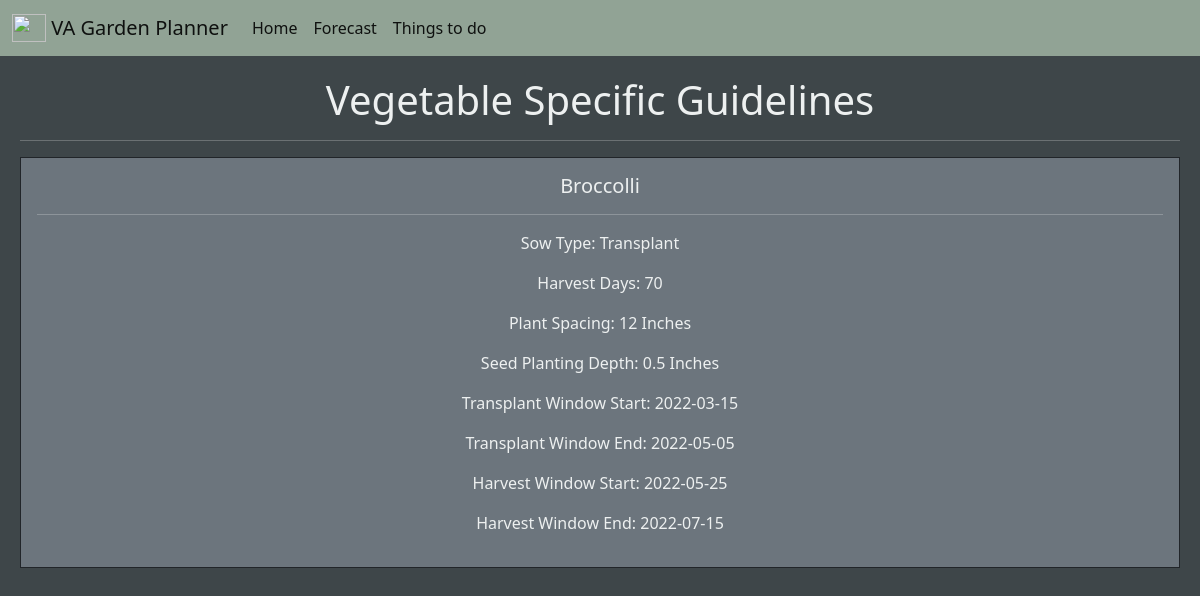
Page /list/Broccolli on the committed database.
### app.py (models this page shows)
class Garden_DB(db.Model):
    id = db.Column(db.Integer, primary_key=True)
    vegetable = db.Column(db.String(200), nullable=False)
    sow_type = db.Column(db.String)  # Direct, Indoors, key used to filter later
    harvest_days = db.Column(db.Integer)  # How many days to harvest
    plant_spacing = db.Column(db.Integer)  # Inches between plants
    seed_depth = db.Column(db.Integer)  # Inches for seed depth
    sow_window_start = db.Column(db.String)  # Window to sow, regardless of sow type
    sow_window_end = db.Column(db.String)  # Window to sow, regardless of sow type
    transplant_window_start = db.Column(db.String)  # Window to transplant if applicable
    transplant_window_end = db.Column(db.String)  # Window to transplant if applicable
    harvest_window_start = db.Column(db.String)  # Window to harvest
    harvest_window_end = db.Column(db.String)  # Window to harvest
    vegetable_picture_url = db.Column(db.String)  # Public URL for vegetable picture
    date_created = db.Column(db.DateTime, default=datetime.utcnow)

### app.py (the view)
@app.route("/list/<get_vegetable>", methods=["GET"])
def get_user_vegetable(get_vegetable):
    transform_vegetable = get_vegetable.title()
    transform_vegetable = (
        db.session.query(Garden_DB).filter_by(vegetable=transform_vegetable).first()
    )
    vegetable = transform_vegetable.vegetable
    sow_type = transform_vegetable.sow_type
    harvest_days = transform_vegetable.harvest_days
    plant_spacing = transform_vegetable.plant_spacing
    seed_depth = transform_vegetable.seed_depth
    if sow_type == "Direct":
        window_start = transform_vegetable.sow_window_start
        window_end = transform_vegetable.sow_window_end
    else:
        window_start = transform_vegetable.transplant_window_start
        window_end = transform_vegetable.transplant_window_end
    harvest_window_start = transform_vegetable.harvest_window_start
    harvest_window_end = transform_vegetable.harvest_window_end
    return render_template(
        "vegetable.html",
        vegetable=vegetable,
        sow_type=sow_type,
        harvest_days=harvest_days,
        plant_spacing=plant_spacing,
        seed_depth=seed_depth,
        window_start=window_start,
        window_end=window_end,
        harvest_window_start=harvest_window_start,
        harvest_window_end=harvest_window_end,
    )

### templates/vegetable.html
{% extends 'base.html' %}
{% block body %}
<div class="container">
    <h1>Vegetable Specific Guidelines</h1>
    <hr>
    <div class="row">
        <div class="col">
            <div class="card-sm-4 border border-dark">
                <div class="card-body bg-secondary ">
                    <h5 class="card-title">{{ vegetable }}</h5>
                    <hr>
                    <p class="text">Sow Type: {{ sow_type }}</p>
                    <p class="text">Harvest Days: {{ harvest_days }}</p>
                    <p class="text">Plant Spacing: {{ plant_spacing }} Inches</p>
                    <p class="text">Seed Planting Depth: {{ seed_depth }} Inches</p>
                    {% if sow_type == "Direct" %}
                    <p class="text">Direct Window Sow Start: {{ window_start }}</p>
                    <p class="text">Direct Window Sow End: {{ window_end }}</p>
                    {% else %}
                    <p class="text">Transplant Window Start: {{ window_start }}</p>
                    <p class="text">Transplant Window End: {{ window_end }}</p>
                    {% endif %}
                    <p class="text">Harvest Window Start: {{ harvest_window_start }}</p>
                    <p class="text">Harvest Window End: {{ harvest_window_end }}</p>
                </div>
            </div>
        </div>
    </div>
</div>
{% endblock %}

### static/css/main.css (style rules this page uses)
.container { max-width: 1200px; padding: 20px; margin-left: auto; margin-right: auto; text-align: center; }
body { background: #3e4649; color: #EDF0F0; }
h1 { color: #EDF0F0; }
.card-body { white-space: normal; word-wrap: break-word; }

### rows in the picture
Garden_DB: vegetable "Broccolli", sow_type "Transplant", seed_depth "0.5", transplant_window_start "2022-03-15", transplant_window_end "2022-05-05", harvest_window_start "2022-05-25", harvest_window_end "2022-07-15"

### other values in the picture
{{ harvest_days }} "70"
{{ plant_spacing }} "12"
